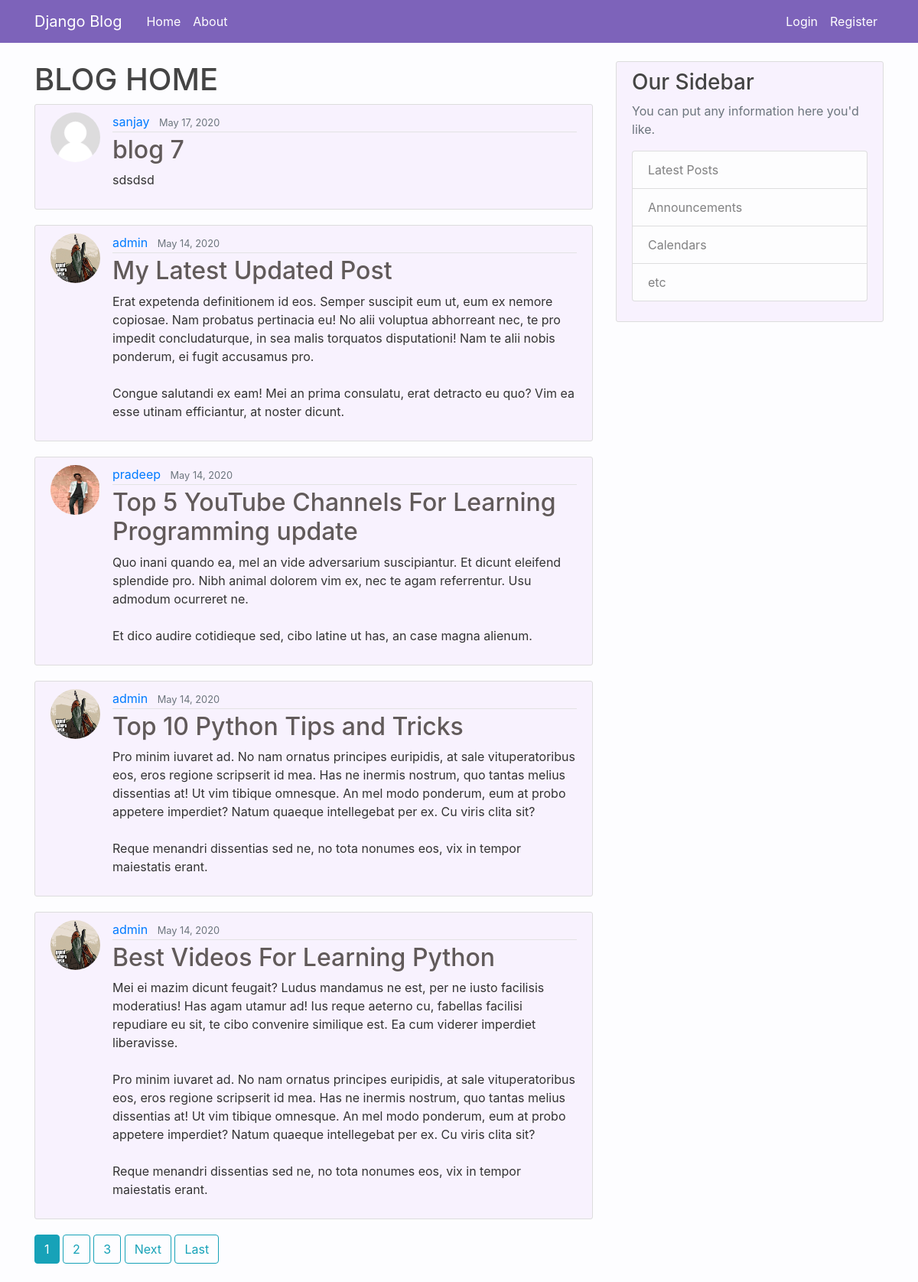
The page / on the database its author committed.
### blog/models.py (models this page shows, shortened)
class Post(models.Model):
    title = models.CharField(max_length=100)
    content = models.TextField()
    date_posted = models.DateTimeField(default=timezone.now)
    author = models.ForeignKey(User,on_delete=models.CASCADE)

### users/models.py (models this page shows, shortened)
class Profile(models.Model):
    user = models.OneToOneField(User,on_delete=models.CASCADE)
    image = models.ImageField(default='default.png',upload_to='profile_pics')

### blog/views.py (the view)
# urls.py: path('', PostListView.as_view(),name='blog-home'),
class PostListView(ListView):
    model = Post
    template_name ="blog/home.html"
    context_object_name = 'post'
    ordering =  ['-date_posted']
    paginate_by = 5

### blog/templates/blog/home.html (shortened to what this page needs)
{% extends "blog/base.html" %}
{% block content %}
<h1>BLOG HOME</h1>
{% for a in post %}
<article class="media content-section">
    <img class="rounded-circle article-img" src={{  a.author.profile.image.url }}>
    <div class="media-body">
        <div class="article-metadata">
            <a class="mr-2" href="{% url 'user-posts' a.author.username %}">{{ a.author }}</a>
            <small class="text-muted">{{ a.date_posted|date:"F d, Y" }}</small>
        </div>
        <h2><a class="article-title" href=" {% url 'post-detail' a.id %} "> {{ a.title }}</a></h2>
        <p class="article-content">{{ a.content }}</p>
    </div>
</article>
{% endfor %}
{% if is_paginated %}
{% for num in page_obj.paginator.page_range %}
{% if page_obj.number == num %}
<a class='btn btn-info mb-4' href="?page={{ num }}"> {{ num }}</a>
{% elif num > page_obj.number|add:'-3' and num < page_obj.number|add:'3' %}
<a class='btn btn-outline-info mb-4' href="?page={{ num }}"> {{ num }}</a>
{% endif %}
{% endfor %}
{% if page_obj.has_next %}
<a class='btn btn-outline-info mb-4' href="?page={{ page_obj.next_page_number }}"> Next</a>
<a class='btn btn-outline-info mb-4' href="?page={{ page_obj.paginator.num_pages }}"> Last</a>
{% endif %}
{% endif %}
{% endblock content %}

### blog/templates/blog/base.html (shortened to what this page needs)
{% load static %}
<!DOCTYPE html>
<html>
<head>
    <link rel="stylesheet" href="{% static 'blog/bootstrap.min.css' %}"
>
    <link rel="stylesheet" type="text/css" href="{% static 'blog/main.css' %}">
</head>
<body>
    <header class="site-header">
        <nav class="navbar navbar-expand-md navbar-dark bg-steel fixed-top">
            <div class="container">
                <a class="navbar-brand mr-4" href="/">Django Blog</a>
                <div class="collapse navbar-collapse" id="navbarToggle">
                    <div class="navbar-nav mr-auto">
                        <a class="nav-item nav-link" href="{% url 'blog-home' %}">Home</a>
                        <a class="nav-item nav-link" href="{% url 'blog-about' %}">About</a>
                    </div>
                    <div class="navbar-nav">
                        {% if user.is_authenticated %}
                        <a class="nav-item nav-link" href="{% url 'post-new'%}">New Post</a>
                        <a class="nav-item nav-link" href="{% url 'profile'%}">Profile</a>
                        <a class="nav-item nav-link" href="{% url 'logout'%}">LogOut</a>
                        {% else %}
                        <a class="nav-item nav-link" href="{% url 'login'%}">Login</a>
                        <a class="nav-item nav-link" href="{% url 'register' %}">Register</a>
                        {% endif %}
                    </div>
                </div>
            </div>
        </nav>
    </header>
    <main role="main" class="container">
        <div class="row">
            <div class="col-md-8">
                {% block content %}{% endblock %}
            </div>
            <div class="col-md-4">
                <div class="content-section">
                    <h3>Our Sidebar</h3>
                    <p class='text-muted'>You can put any information here you'd like.
                        <ul class="list-group">
                            <li class="list-group-item list-group-item-light">Latest Posts</li>
                            <li class="list-group-item list-group-item-light">Announcements</li>
                            <li class="list-group-item list-group-item-light">Calendars</li>
                            <li class="list-group-item list-group-item-light">etc</li>
                        </ul>
                    </p>
                </div>
            </div>
        </div>
    </main>
</body>
</body>
</html>

### blog/static/blog/main.css (style rules this page uses)
body { background: #f5f0ff1e; color: #333333; margin-top: 5rem; }
h1, h2, h3, h4, h5, h6 { color: #444444; }
ul { margin: 0; }
.bg-steel { background-color: #7b61b9fb; }
.site-header .navbar-nav .nav-link { color: #ffffff; }
.content-section { background: #e6d1fa42; padding: 10px 20px; border: 1px solid #dddddd; border-radius: 3px; margin-bottom: 20px; }
.article-title { color: #615a5a; }
.article-content { white-space: pre-line; }
.article-img { height: 65px; width: 65px; margin-right: 16px; }
.article-metadata { padding-bottom: 1px; margin-bottom: 4px; border-bottom: 1px solid #e3e3e3 }

### rows shown on the page
Post: author.profile.image (placeholder picture), author "sanjay", date_posted "May 17, 2020", title "blog 7", content "sdsdsd"
Post: author.profile.image (picture), author "admin", date_posted "May 14, 2020", title "My Latest Updated Post", content "Erat expetenda definitionem id eos. Semper suscipit eum ut, eum ex nemore copiosae. Nam probatus pertinacia eu! No alii voluptua abhorreant nec, te pro impedit concludaturque, in sea malis torquatos disputationi! Nam te alii nobis ponderum, ei fugit accusamus pro. Congue salutandi ex eam! Mei an prima consulatu, erat detracto eu quo? Vim ea esse utinam efficiantur, at noster dicunt."
Post: author.profile.image (picture), author "pradeep", date_posted "May 14, 2020", title "Top 5 YouTube Channels For Learning Programming update", content "Quo inani quando ea, mel an vide adversarium suscipiantur. Et dicunt eleifend splendide pro. Nibh animal dolorem vim ex, nec te agam referrentur. Usu admodum ocurreret ne. Et dico audire cotidieque sed, cibo latine ut has, an case magna alienum."
Post: author.profile.image (picture), author "admin", date_posted "May 14, 2020", title "Top 10 Python Tips and Tricks", content "Pro minim iuvaret ad. No nam ornatus principes euripidis, at sale vituperatoribus eos, eros regione scripserit id mea. Has ne inermis nostrum, quo tantas melius dissentias at! Ut vim tibique omnesque. An mel modo ponderum, eum at probo appetere imperdiet? Natum quaeque intellegebat per ex. Cu viris clita sit? Reque menandri dissentias sed ne, no tota nonumes eos, vix in tempor maiestatis erant."
Post: author.profile.image (picture), author "admin", date_posted "May 14, 2020", title "Best Videos For Learning Python", content "Mei ei mazim dicunt feugait? Ludus mandamus ne est, per ne iusto facilisis moderatius! Has agam utamur ad! Ius reque aeterno cu, fabellas facilisi repudiare eu sit, te cibo convenire similique est. Ea cum viderer imperdiet liberavisse. Pro minim iuvaret ad. No nam ornatus principes euripidis, at sale vituperatoribus eos, eros regione scripserit id mea. Has ne inermis nostrum, quo tantas melius dissentias at! Ut vim tibique omnesque. An mel modo ponderum, eum at probo appetere imperdiet? Natum quaeque intellegebat per ex. Cu viris clita sit? Reque menandri dissentias sed ne, no tota nonumes eos, vix in tempor maiestatis erant."

### other values the page prints
{{ num }} "1"
{{ num }} "2" "3"
